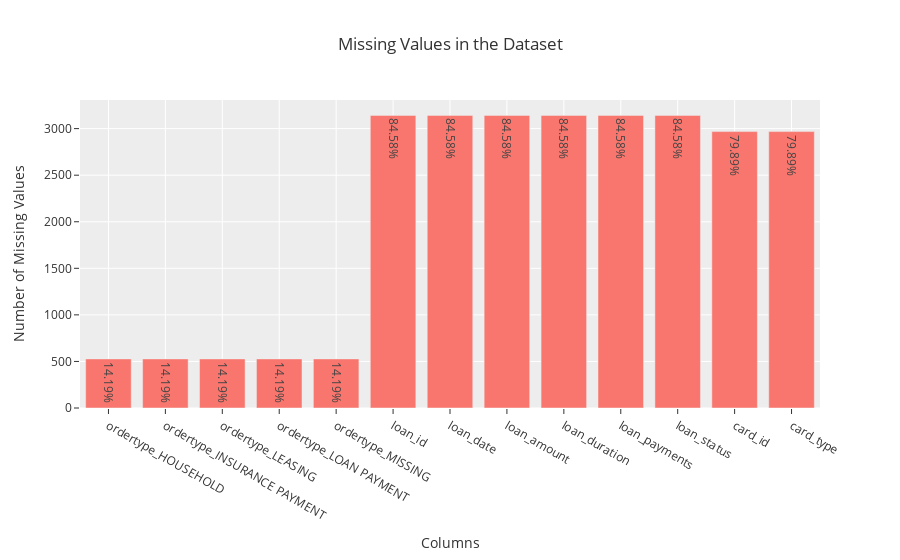

The notebook cell saved with this chart:
### Markdown cell above
### Exploring Missing Values

### Code cell
missing_values = client_df.isnull().sum()

missing_values = pd.DataFrame({
    'Number of Missing Values': missing_values[missing_values > 0],
    'Percentage of Missing Values': [
        f"{x:.2f}%" for x in (missing_values[missing_values > 0] / client_df.shape[0] * 100).round(2)
    ]
}, columns=['Number of Missing Values', 'Percentage of Missing Values'])

fig = go.Figure()

fig.add_trace(go.Bar(
    x=missing_values.index,
    y=missing_values['Number of Missing Values'],
    text=missing_values['Percentage of Missing Values'],
    textposition='auto'
))

fig.update_layout(
    title='Missing Values in the Dataset',
    xaxis_title='Columns',
    yaxis_title='Number of Missing Values'
)

fig.show()

### Figure 1 — Plotly figure (JSON) as saved in the notebook; plotly's stock layout.template omitted (floating-point values rounded to 4 significant figures)
{"data": [{"text": ["14.19%", "14.19%", "14.19%", "14.19%", "14.19%", "84.58%", "84.58%", "84.58%", "84.58%", "84.58%", "84.58%", "79.89%", "79.89%"], "textposition": "auto", "type": "bar", "x": ["ordertype_HOUSEHOLD", "ordertype_INSURANCE PAYMENT", "ordertype_LEASING", "ordertype_LOAN PAYMENT", "ordertype_MISSING", "loan_id", "loan_date", "loan_amount", "loan_duration", "loan_payments", "loan_status", "card_id", "card_type"], "y": [527, 527, 527, 527, 527, 3142, 3142, 3142, 3142, 3142, 3142, 2968, 2968]}], "layout": {"title": {"text": "Missing Values in the Dataset"}, "xaxis": {"title": {"text": "Columns"}}, "yaxis": {"title": {"text": "Number of Missing Values"}}}}
